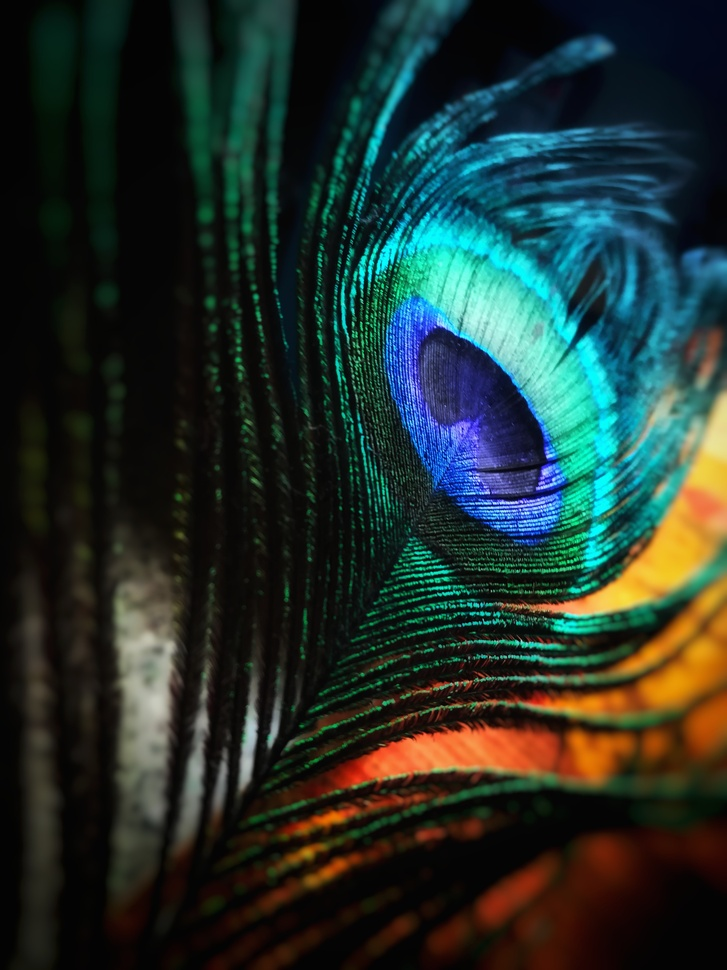
#> input picture Sem 8/Computer Vision/sample/img.jpg, 727 x 970 px, shrunk from 2976 x 3968 before the run
$ python mean-filter.py
#> lines starting #> are read from the running program, lines starting #| are printed output that depends on the picture
#> further down, img is the input picture: PIL image 727x970 RGB; mean R, G, B 34.5, 49.1, 43.8
import logging
import os
import sys

import numpy as np
from PIL import Image

logging.basicConfig(level=logging.DEBUG, stream=sys.stdout)
LOG = logging.getLogger()

FILE_PATH = os.path.dirname(__file__)
IMAGE = os.path.join(FILE_PATH, "img.jpg")
OUTPUTS = os.path.join(FILE_PATH, "outputs")


def get_output_path(file_name: str) -> str:
    return os.path.join(OUTPUTS, file_name)


def mean_filter(img: Image) -> Image:
    rows, cols = img.size
#> rows = 727; cols = 970
    arr = np.asarray(img)
    nw_arr = [[[] for _ in range(cols - 2)] for _ in range(rows - 2)]
    for i in range(rows - 2):
        for j in range(cols - 2):
            nw_arr[i][j] = np.average(arr[i : i + 3, j : j + 3])
#> after the loop, nw_arr = 725 items
    arr = np.array(nw_arr)
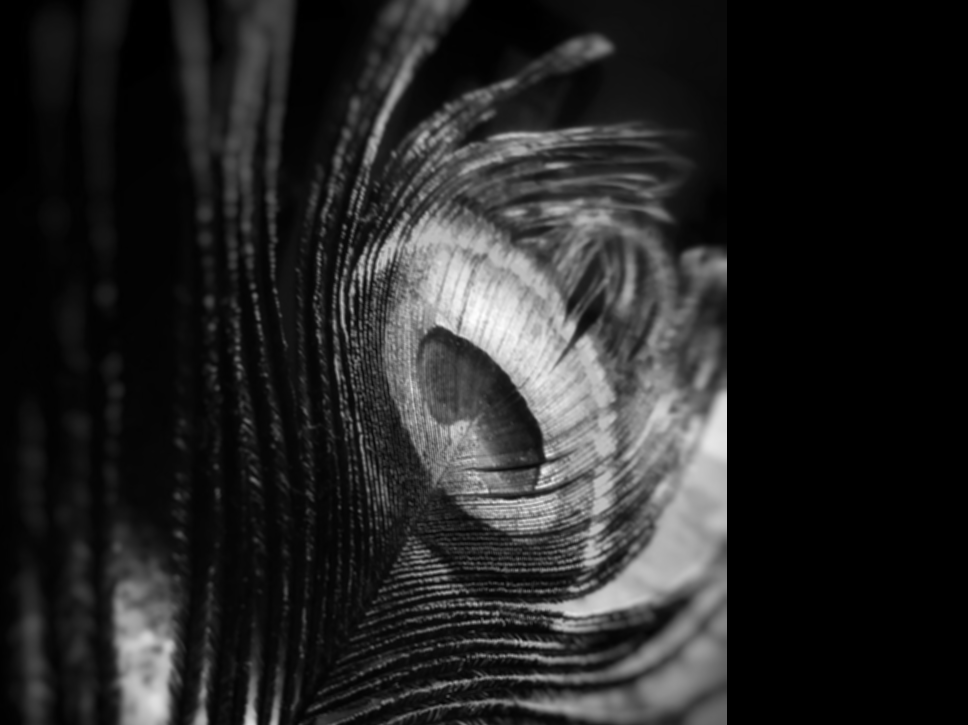
#> arr: shape (725, 968) float64; 24.9% of the values are NaN or infinite; the others: min 2.22, max 226.2, mean 46.92; drawn with min black, max white, NaN and infinite black
    return Image.fromarray(np.uint8(arr))
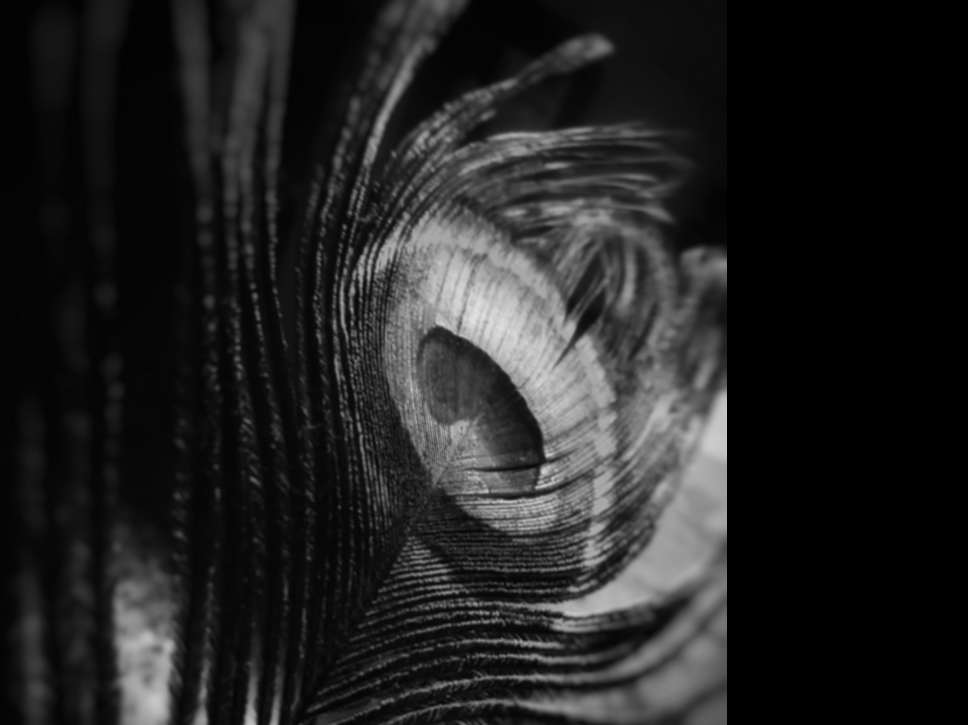
#> returned value: PIL image 968x725 L; min 0, max 226, mean 34.9


if __name__ == "__main__":
    if not os.path.exists(OUTPUTS):
        os.mkdir(OUTPUTS)

    if not os.path.isdir(OUTPUTS):
        LOG.error("Output directory not accessable")
        exit

    # Loading an image
    img = Image.open(IMAGE)
    LOG.info("Loaded Image...")

    filtered_img = mean_filter(img)
    filtered_img.save(get_output_path(f"filtered.{img.format}"), img.format)
